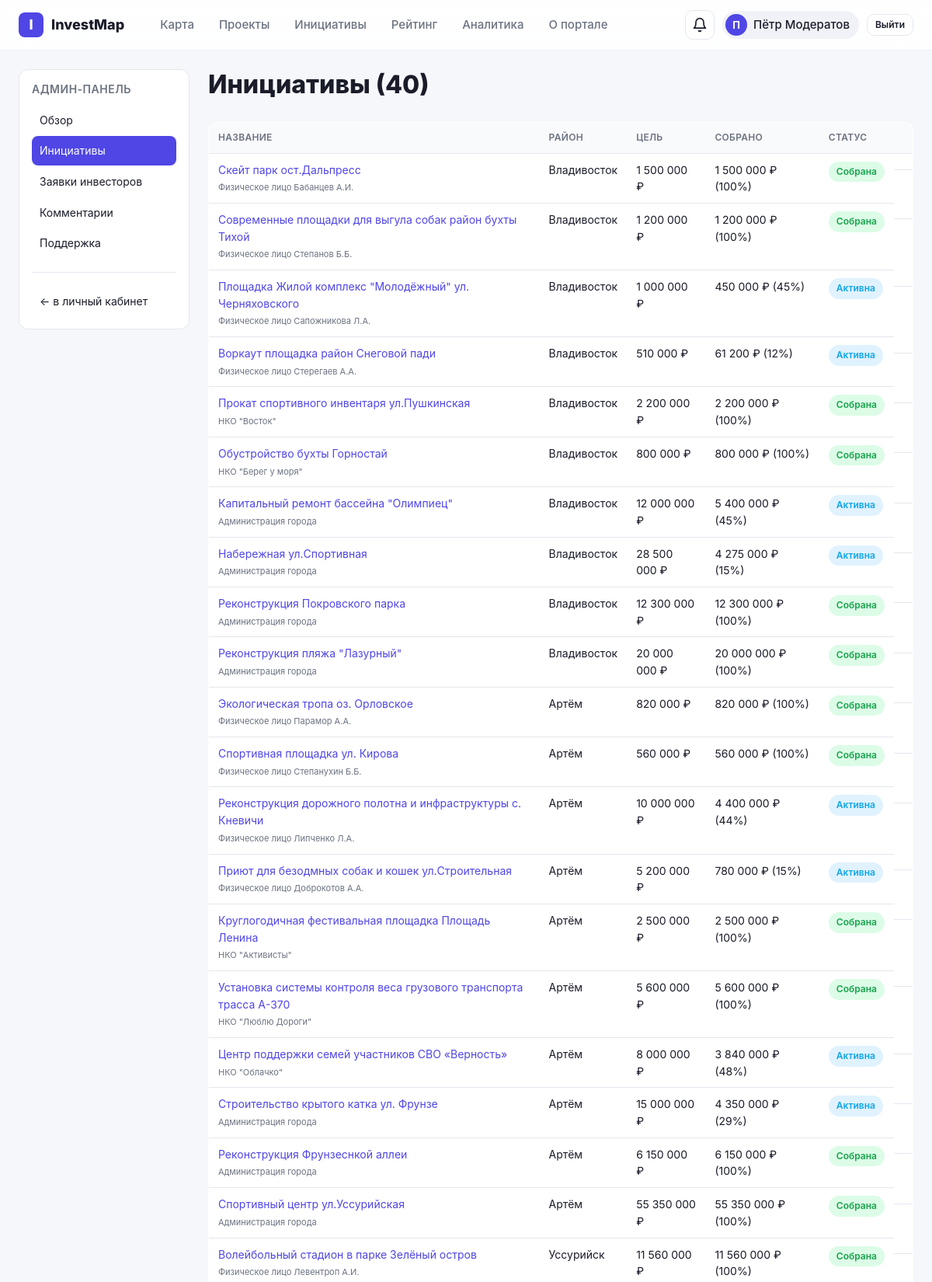
Screenshot of /admin/initiatives (signed in, upper part) with the database file from the repository.
### app/models.py (models this page shows, shortened)
class User(UserMixin, db.Model):
    __tablename__ = "users"
    id = db.Column(db.Integer, primary_key=True)
    email = db.Column(db.String(120), unique=True, nullable=False, index=True)
    name = db.Column(db.String(120), nullable=False)
    password_hash = db.Column(db.String(255), nullable=False)
    role = db.Column(db.String(20), default="user", nullable=False)  # user | moderator | admin
    avatar = db.Column(db.String(255))
    profile_type = db.Column(db.String(20), default="physical", nullable=False)
    company_name = db.Column(db.String(200))  # для инвесторов
    inn = db.Column(db.String(20))            # ИНН
    phone = db.Column(db.String(40))
    bio = db.Column(db.Text)                  # о себе / о компании
    email_notifications = db.Column(db.Boolean, default=True, nullable=False)
    created_at = db.Column(db.DateTime, default=datetime.utcnow)
    comments = db.relationship("Comment", back_populates="user", cascade="all, delete-orphan")
    subscriptions = db.relationship("Subscription", back_populates="user", cascade="all, delete-orphan")
    notifications = db.relationship("Notification", back_populates="user", cascade="all, delete-orphan")
    activities = db.relationship("Activity", back_populates="user", cascade="all, delete-orphan")
    donations = db.relationship("Donation", back_populates="user", cascade="all, delete-orphan")
    votes = db.relationship("InitiativeVote", back_populates="user", cascade="all, delete-orphan")
    tickets = db.relationship("SupportTicket", back_populates="user", cascade="all, delete-orphan")
    interests = db.relationship("InvestorInterest", back_populates="user", cascade="all, delete-orphan")
    @property
    def is_moderator(self):
        return self.role in ("moderator", "admin")

class Initiative(db.Model):
    __tablename__ = "initiatives"
    id = db.Column(db.Integer, primary_key=True)
    title = db.Column(db.String(200), nullable=False)
    slug = db.Column(db.String(220), unique=True, nullable=False, index=True)
    short_description = db.Column(db.String(300), nullable=False)
    description = db.Column(db.Text, nullable=False)
    author_type = db.Column(db.String(40), default="municipality")  # municipality | ngo | citizen
    author_name = db.Column(db.String(200))
    proposed_by_id = db.Column(db.Integer, db.ForeignKey("users.id"), nullable=True)
    district = db.Column(db.String(60), index=True)
    lat = db.Column(db.Float)
    lng = db.Column(db.Float)
    cover = db.Column(db.String(255))
    goal_amount = db.Column(db.BigInteger, default=0)
    collected_amount = db.Column(db.BigInteger, default=0)
    status = db.Column(db.String(40), default="active")  # active | funded | closed | moderation | rejected
    end_date = db.Column(db.Date)
    views = db.Column(db.Integer, default=0, nullable=False)
    created_at = db.Column(db.DateTime, default=datetime.utcnow)
    proposed_by = db.relationship("User", foreign_keys=[proposed_by_id])
    donations = db.relationship("Donation", back_populates="initiative", cascade="all, delete-orphan")
    votes = db.relationship("InitiativeVote", back_populates="initiative", cascade="all, delete-orphan")
    @property
    def progress_pct(self):
        if not self.goal_amount:
            return 0
        return min(100, round(self.collected_amount * 100 / self.goal_amount))

### app/blueprints/admin.py (the view)
@bp.route("/initiatives")
@moderator_required
def initiatives_list():
    q = Initiative.query.order_by(Initiative.created_at.desc()).all()
    return render_template("admin/initiatives_list.html", initiatives=q)

### app/blueprints/admin.py (called while the page is built)
def moderator_required(fn):
    @wraps(fn)
    @login_required
    def wrapper(*args, **kwargs):
        if not current_user.is_moderator:
            abort(403)
        return fn(*args, **kwargs)
    return wrapper

### app/templates/admin/initiatives_list.html (shortened to what this page needs)
{% extends "admin/_base.html" %}
{% block admin_content %}
<div style="display:flex;justify-content:space-between;align-items:center;margin-bottom:16px;">
    <h1>Инициативы ({{ initiatives|length }})</h1>
</div>
<table class="admin-table">
    <thead><tr><th>Название</th><th>Район</th><th>Цель</th><th>Собрано</th><th>Статус</th><th></th></tr></thead>
    <tbody>
        {% for i in initiatives %}
        <tr>
            <td><a href="{{ url_for('initiatives.detail', slug=i.slug) }}">{{ i.title }}</a><br>
                <span class="muted" style="font-size:11px;">{{ i.author_name or '—' }}</span>
            </td>
            <td>{{ i.district }}</td>
            <td>{{ i.goal_amount|money }}</td>
            <td>{{ i.collected_amount|money }} ({{ i.progress_pct }}%)</td>
            <td>
                {% if i.status == 'moderation' %}<span class="chip chip--moderation">На модерации</span>
                {% elif i.status == 'rejected' %}<span class="chip chip--rejected">Отклонена</span>
                {% elif i.status == 'funded' %}<span class="chip chip--success">Собрана</span>
                {% elif i.status == 'active' %}<span class="chip chip--info">Активна</span>
                {% else %}<span class="chip">{{ i.status }}</span>{% endif %}
            </td>
            <td style="display:flex;gap:6px;flex-wrap:wrap;">
            </td>
        </tr>
        {% endfor %}
    </tbody>
</table>
{% endblock %}

### app/templates/base.html (shortened to what this page needs)
<!doctype html>
<html lang="ru">
<head>
    <link rel="stylesheet" href="https://unpkg.com/leaflet@1.9.4/dist/leaflet.css">
    <link rel="stylesheet" href="{{ url_for('static', filename='css/style.css') }}">
</head>
<body>
<header class="topbar">
    <div class="container topbar__inner">
        <a class="brand" href="{{ url_for('main.index') }}">
            <span class="brand__logo">I</span>
            <span class="brand__name">InvestMap</span>
        </a>
        <nav class="nav">
            <a href="{{ url_for('main.index') }}" class="nav__link {% if request.endpoint == 'main.index' %}active{% endif %}">Карта</a>
            <a href="{{ url_for('projects.list_projects') }}" class="nav__link {% if request.blueprint == 'projects' %}active{% endif %}">Проекты</a>
            <a href="{{ url_for('initiatives.list_initiatives') }}" class="nav__link {% if request.blueprint == 'initiatives' %}active{% endif %}">Инициативы</a>
            <a href="{{ url_for('initiatives.top') }}" class="nav__link {% if request.endpoint == 'initiatives.top' %}active{% endif %}">Рейтинг</a>
            <a href="{{ url_for('main.analytics') }}" class="nav__link {% if request.endpoint == 'main.analytics' %}active{% endif %}">Аналитика</a>
            <a href="{{ url_for('main.about') }}" class="nav__link {% if request.endpoint == 'main.about' %}active{% endif %}">О портале</a>
        </nav>
        <div class="topbar__actions">
            {% if current_user.is_authenticated %}
                <a href="{{ url_for('cabinet.notifications') }}" class="icon-btn" title="Уведомления">
                    <svg width="20" height="20" viewBox="0 0 24 24" fill="none" stroke="currentColor" stroke-width="2" stroke-linecap="round" stroke-linejoin="round"><path d="M6 8a6 6 0 0 1 12 0c0 7 3 9 3 9H3s3-2 3-9"/><path d="M10.3 21a1.94 1.94 0 0 0 3.4 0"/></svg>
                </a>
                <a href="{{ url_for('cabinet.index') }}" class="user-chip">
                    <span class="user-chip__avatar">{{ current_user.name[:1]|upper }}</span>
                    <span class="user-chip__name">{{ current_user.name }}</span>
                </a>
                <a href="{{ url_for('auth.logout') }}" class="btn btn--ghost btn--sm">Выйти</a>
            {% else %}
                <a href="{{ url_for('auth.login') }}" class="btn btn--ghost btn--sm">Войти</a>
                <a href="{{ url_for('auth.register') }}" class="btn btn--primary btn--sm">Регистрация</a>
            {% endif %}
        </div>
    </div>
</header>
<main class="main {% block main_class %}{% endblock %}">
    {% block content %}{% endblock %}
</main>
</body>
</html>

### app/static/css/style.css (style rules this page uses)
:root { --bg: #f6f7fb; --surface: #ffffff; --surface-2: #f0f2f7; --border: #e5e7ee; --text: #1a1c29; --text-muted: #6b7280; --primary: #4f46e5; --primary-dark: #3f37c9; --primary-soft: #eef2ff; --success: #16a34a; --success-soft: #dcfce7; --warning: #f59e0b; --warning-soft: #fef3c7; --danger: #dc2626; --danger-soft: #fee2e2; --info: #0ea5e9; --info-soft: #e0f2fe; --shadow-sm: 0 1px 2px rgba(16, 24, 40, 0.05); --shadow-md: 0 4px 12px rgba(16, 24, 40, 0.08); --shadow-lg: 0 10px 30px rgba(16, 24, 40, 0.12); --radius-sm: 8px; --radius: 12px; --radius-lg: 16px; }
* { box-sizing: border-box; }
html, body { margin: 0; padding: 0; }
body { font-family: 'Inter', -apple-system, BlinkMacSystemFont, 'Segoe UI', sans-serif; background: var(--bg); color: var(--text); font-size: 15px; line-height: 1.55; min-height: 100vh; display: flex; flex-direction: column; }
.main { flex: 1; }
a { color: var(--primary); text-decoration: none; }
h1, h2, h3, h4 { margin: 0 0 12px; line-height: 1.25; }
h1 { font-size: 32px; font-weight: 800; }
.container { max-width: 1240px; margin: 0 auto; padding: 0 24px; }
.topbar { background: var(--surface); border-bottom: 1px solid var(--border); position: sticky; top: 0; z-index: 900; }
.topbar__inner { display: flex; align-items: center; gap: 32px; height: 64px; }
.brand { display: flex; align-items: center; gap: 10px; font-weight: 800; font-size: 18px; color: var(--text); text-decoration: none; }
.brand__logo { display: inline-flex; width: 32px; height: 32px; align-items: center; justify-content: center; background: var(--primary); color: #fff; border-radius: 8px; font-weight: 800; }
.nav { display: flex; gap: 4px; flex: 1; }
.nav__link { padding: 8px 14px; border-radius: 8px; color: var(--text-muted); font-weight: 500; }
.topbar__actions { display: flex; align-items: center; gap: 10px; }
.icon-btn { position: relative; width: 38px; height: 38px; border-radius: 10px; border: 1px solid var(--border); background: var(--surface); display: inline-flex; align-items: center; justify-content: center; color: var(--text); }
.user-chip { display: inline-flex; align-items: center; gap: 8px; padding: 4px 12px 4px 4px; background: var(--surface-2); border-radius: 999px; color: var(--text); font-weight: 500; }
.user-chip__avatar { width: 28px; height: 28px; background: var(--primary); color: #fff; border-radius: 50%; display: inline-flex; align-items: center; justify-content: center; font-weight: 700; font-size: 13px; }
.btn { display: inline-flex; align-items: center; justify-content: center; gap: 6px; padding: 10px 18px; border-radius: 10px; border: 1px solid transparent; font-weight: 600; font-size: 14px; cursor: pointer; text-decoration: none; transition: all 0.15s ease; white-space: nowrap; }
.btn--ghost { background: transparent; color: var(--text); border-color: var(--border); }
.btn--sm { padding: 7px 14px; font-size: 13px; }
.chip { display: inline-flex; align-items: center; gap: 6px; padding: 4px 10px; border-radius: 999px; font-size: 12px; font-weight: 600; background: var(--surface-2); color: var(--text-muted); }
.chip--success { background: var(--success-soft); color: var(--success); }
.chip--info { background: var(--info-soft); color: var(--info); }
.muted { color: var(--text-muted); }
.admin-content h1 { margin-top: 0; }
.admin-table { width: 100%; border-collapse: collapse; background: #fff; border: 1px solid var(--border); border-radius: var(--radius); overflow: hidden; font-size: 14px; }
.admin-table th, .admin-table td { padding: 10px 12px; text-align: left; border-bottom: 1px solid var(--border); vertical-align: top; }
.admin-table thead th { background: #f9fafb; font-weight: 600; font-size: 12px; text-transform: uppercase; color: var(--text-muted); letter-spacing: 0.3px; }
.btn--sm { padding: 4px 10px; font-size: 12px; }
.topbar { background: rgba(255, 255, 255, 0.88); backdrop-filter: blur(14px); -webkit-backdrop-filter: blur(14px); border-bottom-color: rgba(229, 231, 238, 0.7); }
.nav__link { position: relative; transition: all 0.15s; }

### rows the page displays
User: name "П", name "Пётр Модератов"
Initiative: title "Скейт парк ост.Дальпресс", author_name "Физическое лицо Бабанцев А.И.", district "Владивосток", goal_amount "1 500 000 ₽", collected_amount "1 500 000 ₽", progress_pct "100", status "Собрана"
Initiative: title "Современные площадки для выгула собак район бухты Тихой", author_name "Физическое лицо Степанов Б.Б.", district "Владивосток", goal_amount "1 200 000 ₽", collected_amount "1 200 000 ₽", progress_pct "100", status "Собрана"
Initiative: title "Площадка Жилой комплекс \"Молодёжный\" ул. Черняховского", author_name "Физическое лицо Сапожникова Л.А.", district "Владивосток", goal_amount "1 000 000 ₽", collected_amount "450 000 ₽", progress_pct "45", status "Активна"
Initiative: title "Воркаут площадка район Снеговой пади", author_name "Физическое лицо Стерегаев А.А.", district "Владивосток", goal_amount "510 000 ₽", collected_amount "61 200 ₽", progress_pct "12", status "Активна"
Initiative: title "Прокат спортивного инвентаря ул.Пушкинская", author_name "НКО \"Восток\"", district "Владивосток", goal_amount "2 200 000 ₽", collected_amount "2 200 000 ₽", progress_pct "100", status "Собрана"
Initiative: title "Обустройство бухты Горностай", author_name "НКО \"Берег у моря\"", district "Владивосток", goal_amount "800 000 ₽", collected_amount "800 000 ₽", progress_pct "100", status "Собрана"
Initiative: title "Капитальный ремонт бассейна \"Олимпиец\"", author_name "Администрация города", district "Владивосток", goal_amount "12 000 000 ₽", collected_amount "5 400 000 ₽", progress_pct "45", status "Активна"
Initiative: title "Набережная ул.Спортивная", author_name "Администрация города", district "Владивосток", goal_amount "28 500 000 ₽", collected_amount "4 275 000 ₽", progress_pct "15", status "Активна"
Initiative: title "Реконструкция Покровского парка", author_name "Администрация города", district "Владивосток", goal_amount "12 300 000 ₽", collected_amount "12 300 000 ₽", progress_pct "100", status "Собрана"
Initiative: title "Реконструкция пляжа \"Лазурный\"", author_name "Администрация города", district "Владивосток", goal_amount "20 000 000 ₽", collected_amount "20 000 000 ₽", progress_pct "100", status "Собрана"
Initiative: title "Экологическая тропа оз. Орловское", author_name "Физическое лицо Парамор А.А.", district "Артём", goal_amount "820 000 ₽", collected_amount "820 000 ₽", progress_pct "100", status "Собрана"
Initiative: title "Спортивная площадка ул. Кирова", author_name "Физическое лицо Степанухин Б.Б.", district "Артём", goal_amount "560 000 ₽", collected_amount "560 000 ₽", progress_pct "100", status "Собрана"
Initiative: title "Реконструкция дорожного полотна и инфраструктуры с. Кневичи", author_name "Физическое лицо Липченко Л.А.", district "Артём", goal_amount "10 000 000 ₽", collected_amount "4 400 000 ₽", progress_pct "44", status "Активна"
Initiative: title "Приют для безодмных собак и кошек ул.Строительная", author_name "Физическое лицо Доброкотов А.А.", district "Артём", goal_amount "5 200 000 ₽", collected_amount "780 000 ₽", progress_pct "15", status "Активна"
Initiative: title "Круглогодичная фестивальная площадка Площадь Ленина", author_name "НКО \"Активисты\"", district "Артём", goal_amount "2 500 000 ₽", collected_amount "2 500 000 ₽", progress_pct "100", status "Собрана"
Initiative: title "Установка системы контроля веса грузового транспорта трасса А-370", author_name "НКО \"Люблю Дороги\"", district "Артём", goal_amount "5 600 000 ₽", collected_amount "5 600 000 ₽", progress_pct "100", status "Собрана"
Initiative: title "Центр поддержки семей участников СВО «Верность»", author_name "НКО \"Облачко\"", district "Артём", goal_amount "8 000 000 ₽", collected_amount "3 840 000 ₽", progress_pct "48", status "Активна"
Initiative: title "Строительство крытого катка ул. Фрунзе", author_name "Администрация города", district "Артём", goal_amount "15 000 000 ₽", collected_amount "4 350 000 ₽", progress_pct "29", status "Активна"
Initiative: title "Реконструкция Фрунзеснкой аллеи", author_name "Администрация города", district "Артём", goal_amount "6 150 000 ₽", collected_amount "6 150 000 ₽", progress_pct "100", status "Собрана"
Initiative: title "Спортивный центр ул.Уссурийская", author_name "Администрация города", district "Артём", goal_amount "55 350 000 ₽", collected_amount "55 350 000 ₽", progress_pct "100", status "Собрана"
Initiative: title "Волейбольный стадион в парке Зелёный остров", author_name "Физическое лицо Левентроп А.И.", district "Уссурийск", goal_amount "11 560 000 ₽", collected_amount "11 560 000 ₽", progress_pct "100", status "Собрана"

### other values shown
{{ initiatives|length }} "40"
